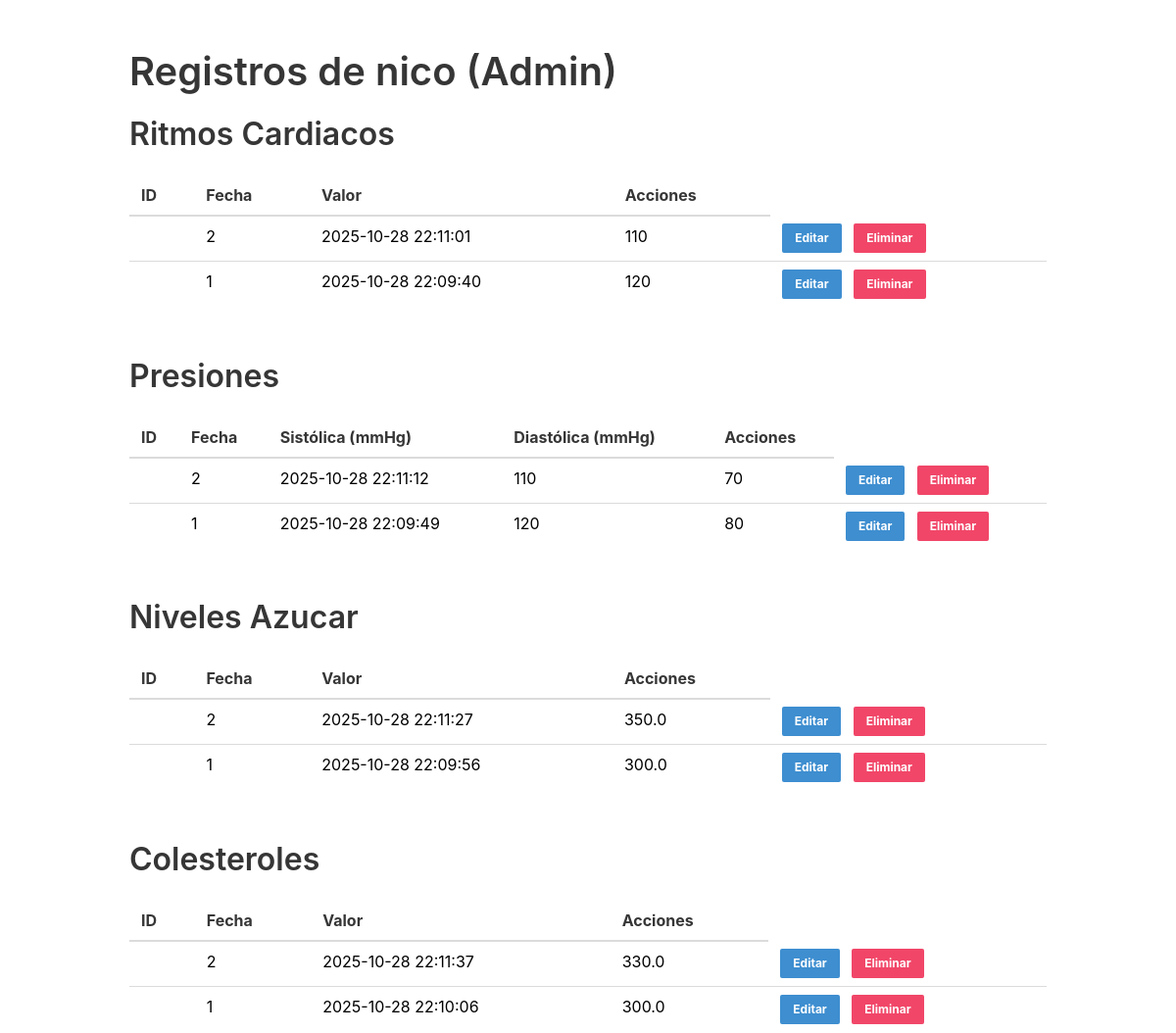
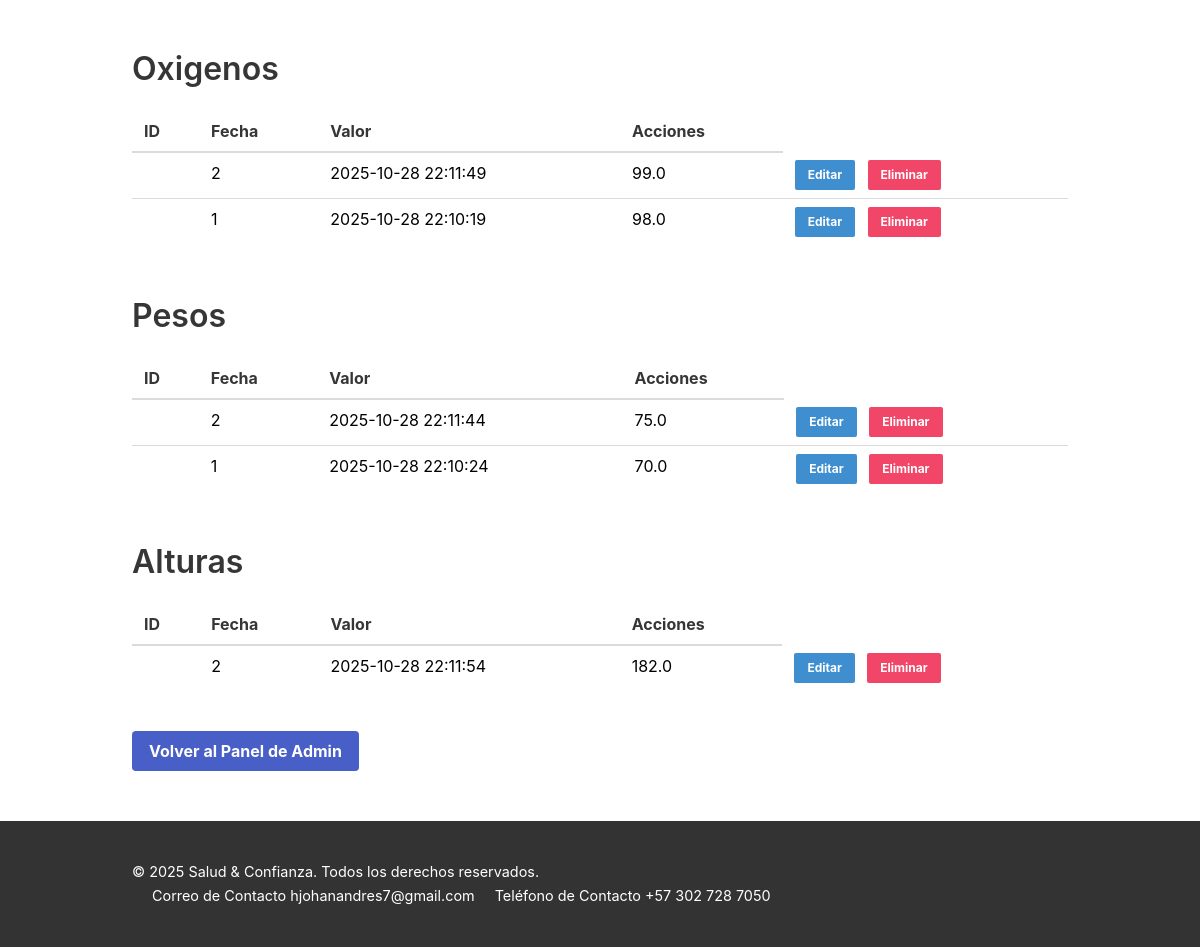
The page /admin/registros/1 (signed in) on the database its author committed (2 pictures, top to bottom).
### app.py (models this page shows, shortened)
class Usuario(db.Model):
    id = db.Column(db.Integer, primary_key=True)
    nombre = db.Column(db.String(50), unique=True, nullable=False)
    password_hash = db.Column(db.String(500), nullable=False)
    rol = db.Column(db.String(20), default='user')
    email = db.Column(db.String(120), unique=True, nullable=False)
    edad = db.Column(db.Integer)
    sexo = db.Column(db.String(10))
    telefono = db.Column(db.String(20))
    ritmos_cardiacos = db.relationship("RitmoCardiaco", backref="usuario", lazy=True)
    presiones = db.relationship("PresionArterial", backref="usuario", lazy=True)
    niveles_azucar = db.relationship("NivelAzucar", backref="usuario", lazy=True)
    colesteroles = db.relationship("Colesterol", backref="usuario", lazy=True)
    oxigenos = db.relationship("OxigenoSangre", backref="usuario", lazy=True)
    pesos = db.relationship("Peso", backref="usuario", lazy=True)
    alturas = db.relationship("Altura", backref="usuario", lazy=True)

class HealthMetricMixin:
    id = db.Column(db.Integer, primary_key=True)
    fecha = db.Column(db.DateTime, nullable=False, default=datetime.utcnow)
    usuario_id = db.Column(db.Integer, db.ForeignKey("usuario.id"), nullable=False)

class RitmoCardiaco(HealthMetricMixin, db.Model):
    valor = db.Column(db.Integer, nullable=False)
    __tablename__ = 'ritmo_cardiaco'

class PresionArterial(HealthMetricMixin, db.Model):
    sistolica = db.Column(db.Integer, nullable=False)
    diastolica = db.Column(db.Integer, nullable=False)
    __tablename__ = 'presion_arterial'

class NivelAzucar(HealthMetricMixin, db.Model):
    valor = db.Column(db.Float, nullable=False)
    __tablename__ = 'nivel_azucar'

class Colesterol(HealthMetricMixin, db.Model):
    valor = db.Column(db.Float, nullable=False)
    __tablename__ = 'colesterol'

class OxigenoSangre(HealthMetricMixin, db.Model):
    valor = db.Column(db.Float, nullable=False)
    __tablename__ = 'oxigeno_sangre'

class Peso(HealthMetricMixin, db.Model):
    valor = db.Column(db.Float, nullable=False)
    __tablename__ = 'peso'

class Altura(HealthMetricMixin, db.Model):
    valor = db.Column(db.Float, nullable=False)
    __tablename__ = 'altura'

### app.py (the view)
@app.route('/admin/registros/<int:usuario_id>')
@rol_requerido('admin')
def ver_usuario_registros(usuario_id):
    usuario = Usuario.query.get_or_404(usuario_id)
    historial_data = {
        'ritmos_cardiacos': RitmoCardiaco.query.filter_by(usuario_id=usuario_id).order_by(RitmoCardiaco.fecha.desc()).all(),
        'presiones': PresionArterial.query.filter_by(usuario_id=usuario_id).order_by(PresionArterial.fecha.desc()).all(),
        'niveles_azucar': NivelAzucar.query.filter_by(usuario_id=usuario_id).order_by(NivelAzucar.fecha.desc()).all(),
        'colesteroles': Colesterol.query.filter_by(usuario_id=usuario_id).order_by(Colesterol.fecha.desc()).all(),
        'oxigenos': OxigenoSangre.query.filter_by(usuario_id=usuario_id).order_by(OxigenoSangre.fecha.desc()).all(),
        'pesos': Peso.query.filter_by(usuario_id=usuario_id).order_by(Peso.fecha.desc()).all(),
        'alturas': Altura.query.filter_by(usuario_id=usuario_id).order_by(Altura.fecha.desc()).all(),
    }
    return render_template('ver_registros_usuario.html', usuario=usuario, historial_data=historial_data)

### app.py (called while the page is built)
def rol_requerido(rol):
    def decorator(f):
        @wraps(f)
        def decorated_function(*args, **kwargs):
            if 'usuario_id' not in session or session.get('rol') != rol:
                flash("Acceso denegado. Se requiere el rol de " + rol, "error")
                return redirect(url_for('login'))
            return f(*args, **kwargs)
        return decorated_function
    return decorator

### templates/ver_registros_usuario.html (shortened to what this page needs)
{% extends 'base.html' %}
{% block content %}
<div class="container">
    <h1 class="title is-2">Registros de {{ usuario.nombre }} (Admin)</h1>
    {% if historial_data and historial_data.keys() | length > 0 %}
        {% set model_map = {
            'ritmos_cardiacos': 'ritmo_cardiaco',
            'presiones': 'presion_arterial',
            'niveles_azucar': 'nivel_azucar',
            'colesteroles': 'colesterol',
            'oxigenos': 'oxigeno_sangre',
            'pesos': 'peso',
            'alturas': 'altura'
        } %}
        <div class="content">
            {% for metric_key, records in historial_data.items() %}
                {% if records %}
                    {% set model_name_singular = model_map[metric_key] %}
                    <h2 class="subtitle is-3 is-capitalized">{{ metric_key | replace('_', ' ') }}</h2>
                    <div class="table-container">
                        <table class="table is-striped is-fullwidth is-hoverable">
                            <thead>
                                <tr>
                                    <th>ID</th>
                                    <th>Fecha</th>
                                    {% if metric_key == 'presiones' %}
                                        <th>Sistólica (mmHg)</th>
                                        <th>Diastólica (mmHg)</th>
                                    {% else %}
                                        <th>Valor</th>
                                    {% endif %}
                                    <th>Acciones</th>
                                </tr>
                            </thead>
                            <tbody>
                                {% for record in records %}
                                    <td>
                                        <td>{{ record.id }}</td>
                                        <td>{{ record.fecha.strftime('%Y-%m-%d %H:%M:%S') }}</td>
                                        {% if metric_key == 'presiones' %}
                                            <td>{{ record.sistolica }}</td>
                                            <td>{{ record.diastolica }}</td>
                                        {% else %}
                                            <td>{{ record.valor }}</td>
                                        {% endif %}
                                        <td>
                                            <a href="{{ url_for('editar_registro', modelo_nombre=model_name_singular, registro_id=record.id) }}" class="button is-info is-small mr-2">
                                                Editar
                                            </a>
                                            <form method="POST" action="{{ url_for('eliminar_registro', modelo_nombre=model_name_singular, registro_id=record.id) }}" style="display:inline;">
                                                <button type="submit" class="button is-danger is-small" onclick="return confirm('¿Estás seguro de que quieres eliminar este registro de {{ model_name_singular | replace('_', ' ') }}?')">
                                                    Eliminar
                                                </button>
                                            </form>
                                        </td>
                                    </td>
                                {% endfor %}
                            </tbody>
                        </table>
                    </div>
                {% endif %}
            {% endfor %}
        </div>
    {% else %}
        <p class="notification is-info">{{ usuario.nombre }} no tiene registros médicos en el historial.</p>
    {% endif %}
    <div class="block">
        <a href="{{ url_for('admin_dashboard') }}" class="button is-link">Volver al Panel de Admin</a>
    </div>
</div>
{% endblock %}

### static/css/style.css (style rules this page uses)
:root { --primary-color: #FFD1DC; --secondary-color: #F8F8F8; --accent-color: #E29587; --text-color-dark: #333333; --text-color-light: #666666; --white-color: #FFFFFF; --box-shadow: 0 4px 8px rgba(0,0,0,0.05); }
* { margin: 0; padding: 0; box-sizing: border-box; }
body { font-family: 'Open Sans', sans-serif; line-height: 1.6; color: var(--text-color-dark); background-color: var(--secondary-color); }
.container { max-width: 1200px; margin: 0 auto; padding: 0 20px; }
.button { display: inline-block; background-color: var(--accent-color); color: var(--white-color); padding: 15px 30px; text-decoration: none; border-radius: 30px; font-weight: 700; transition: background-color 0.3s ease, transform 0.2s ease; border: none; cursor: pointer; }

### templates/base.html (style rules this page uses)
html, body { height: 100%; }

### rows shown on the page
Usuario: nombre "nico"
RitmoCardiaco: id "2", fecha "2025-10-28 22:11:01", valor "110"
RitmoCardiaco: id "1", fecha "2025-10-28 22:09:40", valor "120"
PresionArterial: id "2", fecha "2025-10-28 22:11:12", sistolica "110", diastolica "70"
PresionArterial: id "1", fecha "2025-10-28 22:09:49", sistolica "120", diastolica "80"
NivelAzucar: id "2", fecha "2025-10-28 22:11:27", valor "350.0"
NivelAzucar: id "1", fecha "2025-10-28 22:09:56", valor "300.0"
Colesterol: id "2", fecha "2025-10-28 22:11:37", valor "330.0"
Colesterol: id "1", fecha "2025-10-28 22:10:06", valor "300.0"
OxigenoSangre: id "2", fecha "2025-10-28 22:11:49", valor "99.0"
OxigenoSangre: id "1", fecha "2025-10-28 22:10:19", valor "98.0"
Peso: id "2", fecha "2025-10-28 22:11:44", valor "75.0"
Peso: id "1", fecha "2025-10-28 22:10:24", valor "70.0"
Altura: id "2", fecha "2025-10-28 22:11:54", valor "182.0"

### other values the page prints
{{ metric_key | replace('_', ' ') }} "Ritmos Cardiacos" "Presiones" "Niveles Azucar" "Colesteroles" "Oxigenos" "Pesos" "Alturas"
